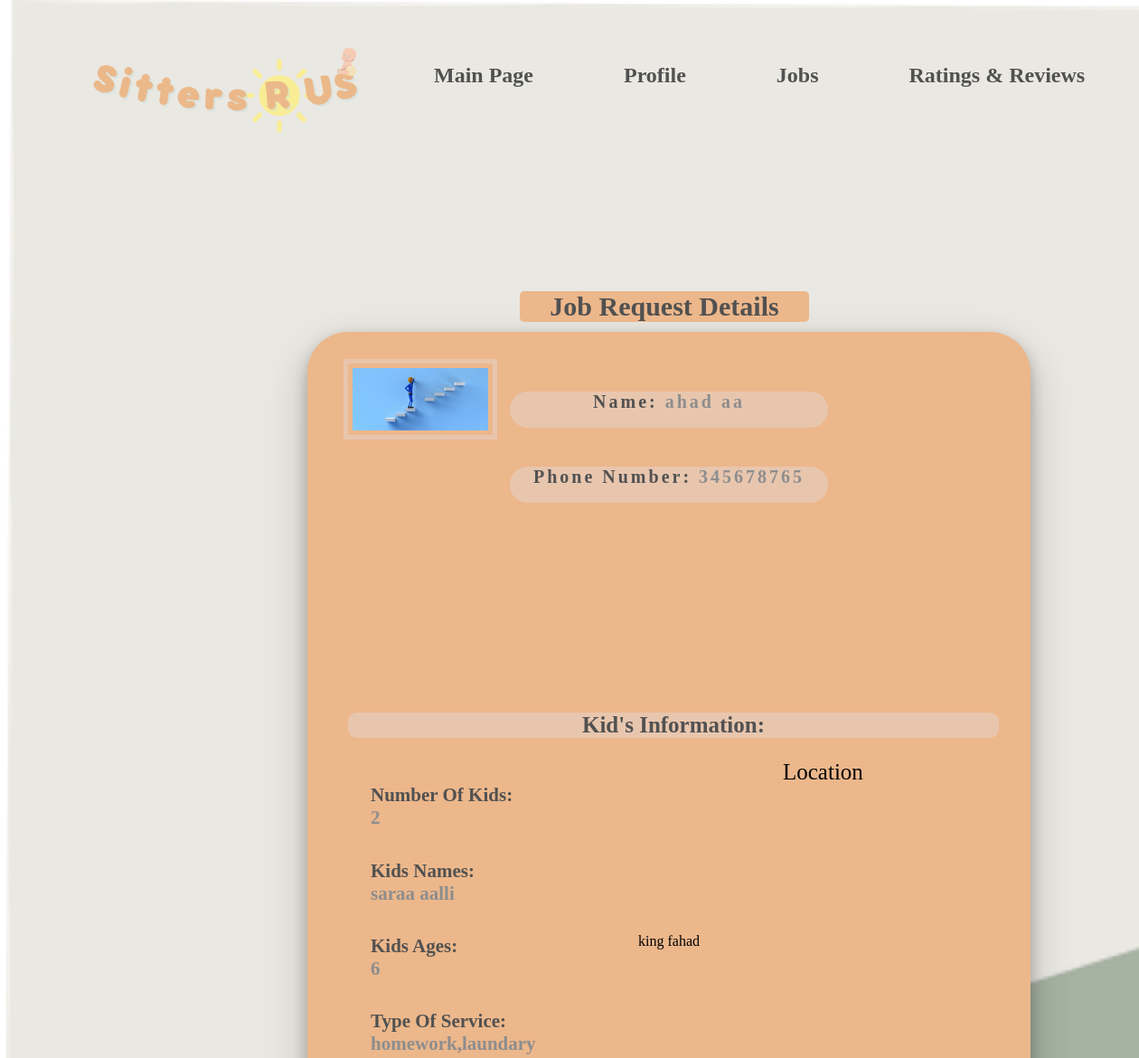
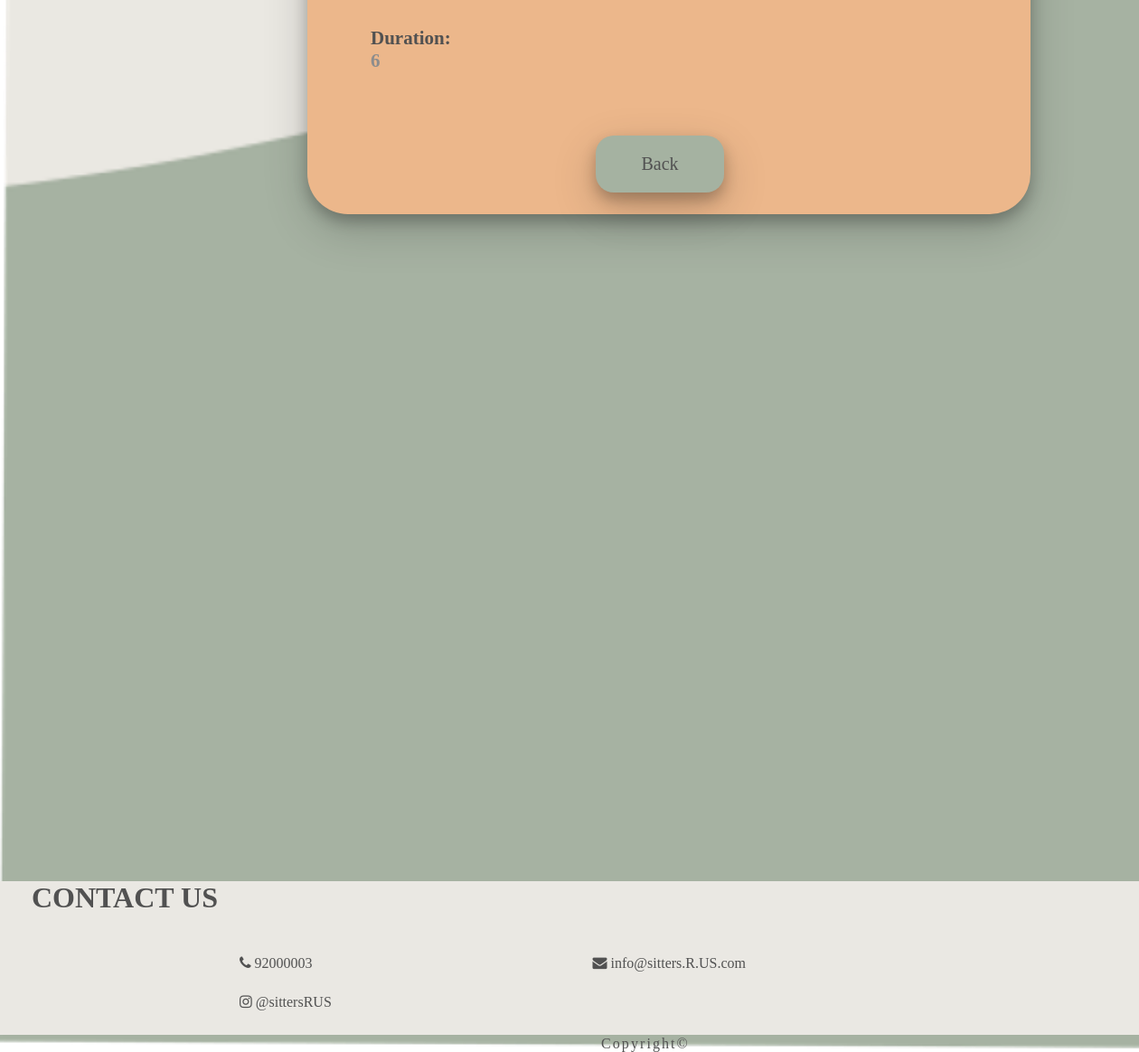
/Job_request_details.php?r_id=5, run on the app's committed database (2 pictures, top to bottom).
### tables this page shows
CREATE TABLE `users` (
  `id` int(20) NOT NULL,
  `first_name` varchar(100) NOT NULL,
  `last_name` varchar(100) NOT NULL,
  `email` varchar(100) NOT NULL,
  `password` varchar(255) NOT NULL,
  `city` varchar(100) NOT NULL,
  `location` varchar(255) NOT NULL,
  `ID_number` varchar(20) NOT NULL,
  `phone_number` varchar(50) NOT NULL,
  `age` int(20) NOT NULL,
  `gender` varchar(100) NOT NULL,
  `bio` text NOT NULL,
  `image` varchar(255) NOT NULL,
  `user_type` int(20) NOT NULL
);

CREATE TABLE `job_request` (
  `req_id` int(20) NOT NULL,
  `kidfirst_name` varchar(100) NOT NULL,
  `kidlast_name` varchar(100) NOT NULL,
  `kidgender` varchar(50) NOT NULL,
  `kidage` int(20) NOT NULL,
  `service` text NOT NULL,
  `duration` int(20) NOT NULL,
  `user_id` int(20) NOT NULL,
  `status` int(20) NOT NULL,
  `request_date` varchar(100) NOT NULL
);

### Job_request_details.php (the view, shortened to what this page needs)
<!DOCTYPE html>
<html>
    <head>
        <link rel="stylesheet" type="text/css" href="Dina Style.css">
        <link rel="stylesheet" href="https://stackpath.bootstrapcdn.com/font-awesome/4.7.0/css/font-awesome.min.css">
        <link rel="stylesheet" type="text/css" href="MainStyle.css">
    </head>
    <body>
 <div class = header>
   		<?php
		include("connection.php");
include("sitter_menu.php");
?>
</div>
						<?php
						if(isset($_GET['r_id'])){
						$request_id=$_GET['r_id'];
						}
$query="select * from job_request where req_id='$request_id'";
$view=mysqli_query($connection,$query);
$rows=mysqli_fetch_array($view);
$kidfirst_name=$rows['kidfirst_name'];
$kidlast_name=$rows['kidlast_name'];
$duration=$rows['duration'];
$kidage=$rows['kidage'];
$service=$rows['service'];
$sit_id=$rows['user_id'];
$query1="select * from users where id='$sit_id'";
$view1=mysqli_query($connection,$query1);
$rows1=mysqli_fetch_array($view1);
$first_name=$rows1['first_name'];
$last_name=$rows1['last_name'];
$phone_number=$rows1['phone_number'];
$image=$rows1['image'];
$location=$rows1['location'];
						?>
<div class = requestdetails>
    <div id = title1> <h2>Job Request Details</h2></div>
       <a>
	   				<?php
									if($image==''){
									?>
                               <img src="Images/female.jpeg" alt="user photo" id="parent-photo">
								<?php
								}
									else {
									?>
									<img src="<?php echo $image; ?>" alt="user photo" id="parent-photo">
									<?php
								}
									?>
	   </a>
    <h3>Name: <span><?php echo $first_name." ".$last_name;     ?></span></h3>
    <h3>Phone Number: <span><?php echo $phone_number; ?></span></h3>
    <h4>Kid's Information: </h4>
    <h5>Number Of Kids:
        <span>2</span></h5>
    <h5>Kids Names:
        <span><?php echo $kidfirst_name." ".$kidlast_name;     ?></span> </h5>
    <h5>Kids Ages:
        <span><?php echo $kidage; ?></span></h5>
    <h5>Type Of Service:
        <span><?php echo $service; ?></span> </h5>
    <h5>Duration:
        <span><?php echo $duration; ?></span></h5>
    <div class = "container">
        <p>Location </p>
       <?php echo $location; ?>
    </div>
        <div class = "buttons">
            <div class = "button" >  <a href="Job_Request.php"> Back </a> </div>
          </div>
    </div>
     <footer id="footer">
        <div id="Ctext">Contact us</div>
        <div class="social-icon">
        <div class="bottom">
        <a href="tel:92000003" class="line"><i class="fa fa-phone"></i> 92000003</a> </div>
        <div class="bottom">
        <a href="mailto:info@sittersRUS.com" class="line"><i class="fa fa-envelope"></i> info@sitters.R.US.com</a> </div>
        <div class="bottom">
        <a href="https://instagram.com/sitters.r.us.sa?igshid=Y2ZmNzg0YzQ" class="line"><i class="fa fa-instagram"></i> @sittersRUS</a></div>
        <br><br>
        <div class = "bottom"><div class = "copyright"><center>Copyright&copy; </center></div></div>
        </div>
    </footer>
    </body>

### Dina Style.css (style rules this page uses)
* { margin: 0; padding: 0; }
body { min-height: 100vh ; background-image: url('Images/wall.png'); background-size: cover; background-repeat: no-repeat; font-family: fantasy; }
.line { color: #515151; text-decoration:none; text-align:center; }
#footer { background-color: #EAE8E3; color:#515151 ; position : sticky; height: 150px; text-align: center; margin-top: 100%; }
.social-icon { padding: 20px 30px; }
.bottom { left: 80px; position: relative; float: left; padding-right: 155px; padding-left: 155px; font-family: fantasy; color: #515151; margin-top: 25px; }
.copyright { position: relative; align-items: center; text-align: center; letter-spacing: 0.13em; margin-left: 400px; margin-top: 30px; color: #515151; }
a { text-decoration: none; color: #515151; }
.requestdetails { position: relative; display: grid; place-content : center; justify-items: center; align-items: center; background-color: #ECB78B; border-radius: 45px; height: 130vh; width: 100vh; left: 340px; top: 270px; z-index: 1; box-shadow:0 8px 16px 0 rgba(0, 0, 0, 0.24), 0 17px 50px 0 rgba(0, 0, 0, 0.19); }
#title1 { font-size: 20px; font-family: fantasy; color: #515151; text-align: center; font-weight: bolder; position: absolute; top: -45px; left: 235px; background-color: #ECB78B; border-radius: 5px; width: 40%; }
#parent-photo { border: 5px solid #e8c6ae; padding: 5px; width: 150px; position: absolute; top: 30px; left: 40px; }
h3 { position: relative; top: -10px; left: 0px; font-size: 20px; letter-spacing: 3px; line-height: -2px; color: #515151; background-color: #e8c6ae; border-radius: 100px; height: 5vh; width: 44vh; z-index: 2; text-align: center; margin: 3%; }
span { color:#8d8d8d; }
h4 { position: relative; top: 200px; left: 5px; font-size: 25px; color: #515151; text-align: center; font-weight: bolder; background-color: #e8c6ae; border-radius: 10px; width: 90vh; }
h5 { position: relative; font-size: 21px; text-align: left; color: #515151; top: 230px; left: -150px; margin: 3%; height: 5vh; width: 45vh; white-space: pre-line; transition: 0.5s; }
.container { background-color: #ECB78B; }
p { position:absolute; margin-top: -24%; margin-left: 20%; font-size: 25px; }
.button { position: relative; background-color:#A5B2A1; text-align:justify; transition: all 0.5s; color:#515151; font-family: fantasy; margin: 6em; padding: 20px 50px; cursor:pointer; font-size: 20px; text-align: center; top: 150px; right: 10px; border-radius: 20px; box-shadow:0 8px 16px 0 rgba(0, 0, 0, 0.24), 0 17px 50px 0 rgba(0, 0, 0, 0.19); cursor: pointer; display: inline-block; }

### MainStyle.css (style rules this page uses)
* { margin: 0; padding: 0; }
body { min-height: 100vh ; background-image: url('Images/wall.png'); background-size: cover; background-repeat: no-repeat; font-family: fantasy; }
.line { color: #515151; text-decoration:none; text-align:center; }
#footer { background-color: #EAE8E3; color:#515151 ; position : sticky; height: 170px; text-align: center; margin-top: 80%; }
#Ctext { text-align: left; font-size: 32px; font-weight: bolder; position: relative; left: 35px; text-transform: uppercase; }
.social-icon { padding: 20px 30px; }
.bottom { left: 80px; position: relative; float: left; padding-right: 155px; padding-left: 155px; font-family: fantasy; color: #515151; margin-top: 25px; }
.copyright { position: relative; align-items: center; text-align: center; letter-spacing: 0.13em; margin-left: 400px; margin-top: 3px; color: #515151; }
a { text-decoration: none; color: #515151; }

### data on the page
users: image (picture), first_name "ahad", last_name "aa", phone_number "345678765", location "king fahad"
job_request: kidfirst_name "saraa", kidlast_name "aalli", kidage "6", service "homework,laundary", duration "6"
